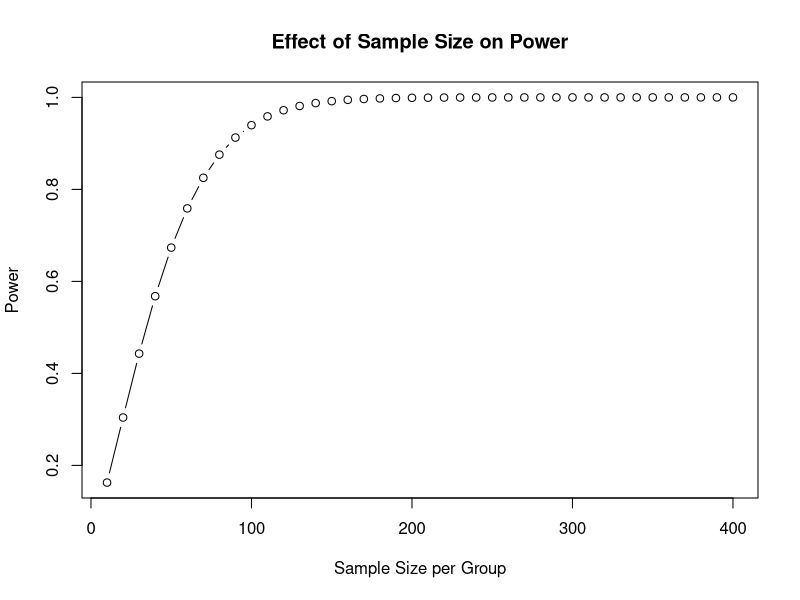

Source code (R): (Note: this script raises an error after producing the figure.)
## ---- chunk 1
df_between <- 2
df_within <- 192

F_observed <- 1

1 - pf(F_observed, df1 = df_between, df2 = df_within)


## ---- chunk 2
df_between <- 2
df_within <- 192

alpha <- 0.05

qf(1 - alpha, df1 = df_between, df2 = df_within)


## ---- chunk 3
sigma2 = 1010
sigma2
## ---- chunk 4
groupmeans.better = c(55, 70, 70)
groupmeans.worse = c(55, 40, 40)
## ---- chunk 5
eta.better = sqrt(sum((65/195) * (groupmeans.better - mean(groupmeans.better))^2) / sigma2)
eta.better
eta.worse = sqrt(sum((65/195) * (groupmeans.worse - mean(groupmeans.worse))^2) / sigma2)
eta.worse
## ---- chunk 6
power.anova.test(groups = 3, n = 65, between.var = var(groupmeans.better), within.var = sigma2)
## ---- chunk 7
n.seq = seq(10, 400, by = 10)
## ---- chunk 8
groups = 3
between.var = var(groupmeans.better)
within.var = sigma2

power.seq = vector(length = length(n.seq))
for(j in 1:length(n.seq)){
  power.seq[j] = power.anova.test(
    groups = groups,
    n = n.seq[j],
    between.var = between.var,
    within.var = within.var,
    sig.level = 0.05
  )$power
}

plot(n.seq, power.seq, type = "b", xlab = "Sample Size per Group", ylab = "Power", main = "Effect of Sample Size on Power")

## ---- chunk 9
power.anova.test(groups = 3, 
                           between.var = var(groupmeans.better), 
                           within.var = sigma2, 
                           power = 0.8)

## ---- chunk 10
# Given parameters
n_groups <- 4  # Number of groups
effect_size <- 0.05  # Cohen's f
power <- 0.8  # Desired power
alpha <- 0.05  # Significance level

# Conduct the power analysis
power.anova.test(groups = 4, between.var = 0.05^2, within.var = effect_size^2, power = power, sig.level = alpha)

# Display the required number of participants per group
result$n


## ---- chunk 11
groupmeans.better <- c(55, 70, 70)
n <- 65
alpha <- 0.05
sigma2.seq <- seq(25, 1050, by = 25)
power.seq.var <- numeric(length(sigma2.seq))

between.var <- var(groupmeans.better)

for (j in seq_along(sigma2.seq)) {
  power.seq.var[j] <- power.anova.test(groups = 3, n = n,
                                       between.var = between.var,
                                       within.var = sigma2.seq[j])$power
}


plot(sigma2.seq, power.seq.var, type = "o", pch = 16, 
     xlab = "Sigma Squared (Within-Group Variance)", ylab = "Power",
     main = "Power Curve: Effect of Variance on Power")

